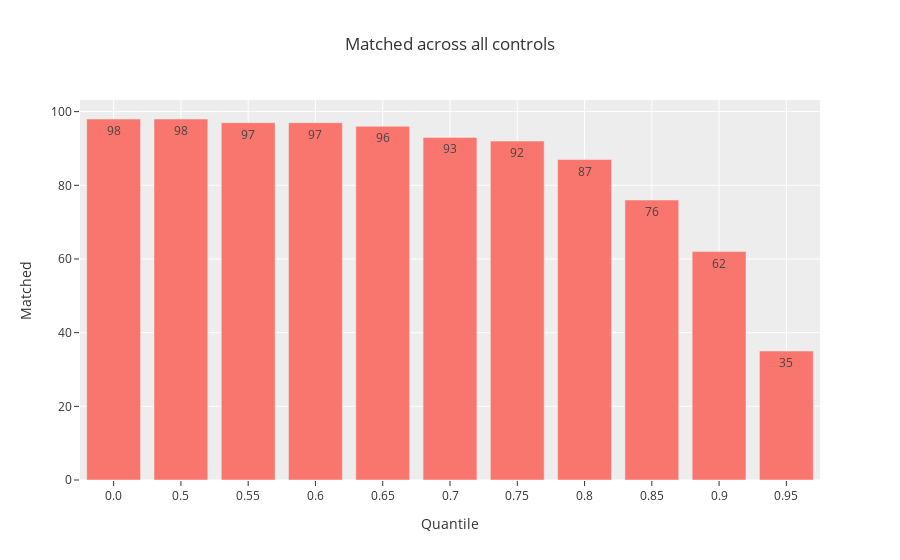

Notebook source saved alongside this figure:
### Markdown cell above
## Control experiments

### When are all the 98 TFs genes included?

With varying the quantile threshold are the 98 TFs subset selected?

From the experiments below it can be seen that q_th needs to be set to 0.4

### Code cell
q_ths = list(range(50, 100, 5))
q_ths.sort()
stats = [(0, 98)]  # default values
for q_th in q_ths:
    q_th = q_th / 100

    common_ctrls = set()
    for key, value in exp_ctrls.items():
        label = key.split("h")[-1]
        matched_ctrl, fig_ctrl, meta_info, global_stats = calculate_degree_thresholds(exp_set=value, sel_tfs=sel_tfs, label=label, q_th=q_th, verbose=False)

        common_ctrls.update(matched_ctrl)

    stats.append((q_th, len(common_ctrls)))
    print(f"### Matched (all ctrls & 98 TFs) {len(common_ctrls)}")

stats = pd.DataFrame(stats, columns=["Quantile", "Matched"])
stats.sort_values(by="Quantile", ascending=True, inplace=True)
stats["Quantile"] = stats["Quantile"].astype(str)

px.bar(stats, x="Quantile", y="Matched", text_auto=True, title="Matched across all controls")

### Figure 1 — Plotly figure (JSON) as saved in the notebook; plotly's stock layout.template omitted (floating-point values rounded to 4 significant figures)
{"data": [{"alignmentgroup": "True", "hovertemplate": "Quantile=%{x}<br>Matched=%{y}<extra></extra>", "legendgroup": "", "marker": {"color": "#F8766D", "pattern": {"shape": ""}}, "name": "", "offsetgroup": "", "orientation": "v", "showlegend": false, "textposition": "auto", "texttemplate": "%{y}", "type": "bar", "x": ["0.0", "0.5", "0.55", "0.6", "0.65", "0.7", "0.75", "0.8", "0.85", "0.9", "0.95"], "xaxis": "x", "y": [98, 98, 97, 97, 96, 93, 92, 87, 76, 62, 35], "yaxis": "y"}], "layout": {"barmode": "relative", "legend": {"tracegroupgap": 0}, "title": {"text": "Matched across all controls"}, "xaxis": {"anchor": "y", "domain": [0, 1], "title": {"text": "Quantile"}}, "yaxis": {"anchor": "x", "domain": [0, 1], "title": {"text": "Matched"}}}}
